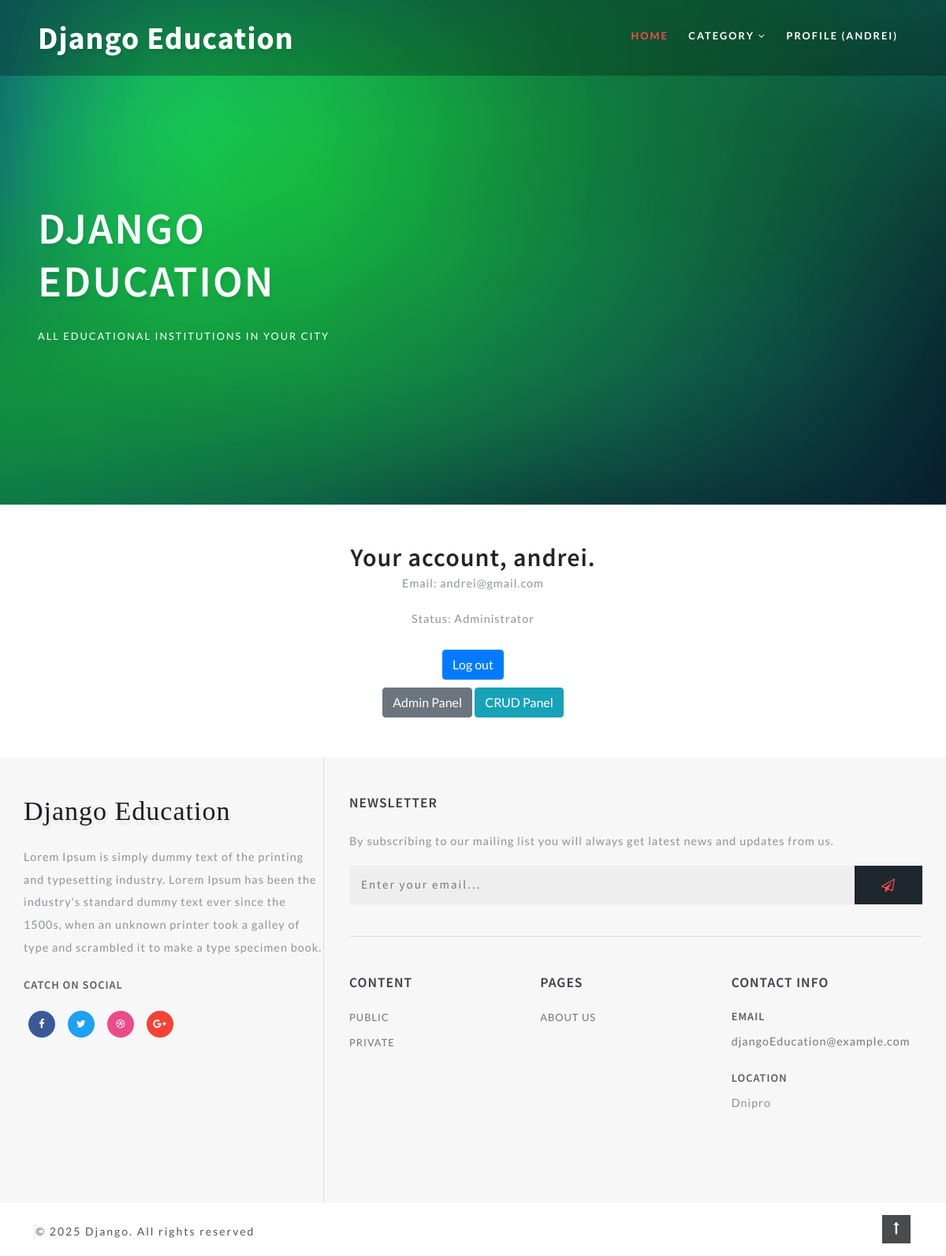
Page /accounts/profile/ (signed in) on the committed database.
### institutions/models.py (models this page shows, shortened)
class CustomUser(AbstractUser):
    email = models.EmailField(unique=True)

class Category(models.Model):
    name = models.CharField("Category", max_length=150)
    description = models.TextField("Description")
    url = models.SlugField(max_length=160, unique=True)
    class Meta:
        verbose_name = "Category"
        verbose_name_plural = "Category"

### institutions/views.py (the view)
# urls.py: path("profile/", views.profile_view, name="profile"),
@login_required
def profile_view(request):
    return render(request, "education/profile.html", {
        "username": request.user.username,
        "email": request.user.email,
        "is_admin": request.user.is_staff,
    })

### institutions/templatetags/institution_tags.py (called while the page is built)
@register.simple_tag()
def get_categories():
    return Category.objects.all()

### templates/education/profile.html (shortened to what this page needs)
{% extends "education/base.html" %}
{% block content %}
<div class="container text-center mt-5" style="margin-bottom: 50px;">
    <h2>Your account, {{ username }}.</h2>
    <p>Email: {{ email }}</p>
    <p>
        Status:
        {% if is_admin %}
            Administrator
        {% else %}
            Regular User
        {% endif %}
    </p>
    <div class="mt-4">
        <form method="post" action="{% url 'logout' %}">
            <button type="submit" class="btn btn-primary" style="margin-bottom: 10px;">Log out</button>
        </form>
       {% if is_admin %}
            <a href="{% url 'admin_panel' %}" class="btn btn-secondary">Admin Panel</a>
        {% endif %}
        <a href="/crud-panel/" class="btn btn-info">CRUD Panel</a>
    </div>
</div>
{% endblock content %}

### templates/include/header.html (shortened to what this page needs)
{% load institution_tags %}
            <header class="header">
                <div class="container-fluid px-lg-5">
                    <nav class="py-4">
                        <div id="logo">
                            <h1> <a href="/" class="editContent" style="outline: none; outline-offset: -2px; cursor: inherit; color: rgb(255, 255, 255); font-size: 40px; background-color: rgba(0, 0, 0, 0); font-family: 'Source Sans Pro', sans-serif;">Django Education</a></h1>
                        </div>
                        <ul class="menu mt-2">
                            <li class="active"><a href="/">Home</a></li>
                            <li>
                                <a href="#">Category <span class="fa fa-angle-down" aria-hidden="true"></span></a>
                            </li>
                            {% if user.is_authenticated %}
                                <li><a href="{% url 'profile' %}">Profile ({{ user.username }})</a></li>
                            {% else %}
                                <li><a href="{% url 'login' %}">Login</a></li>
                                <li><a href="{% url 'register' %}">Register</a></li>
                            {% endif %}
                        </ul>
                    </nav>
                </div>
            </header>
            <div class="banner-info">
                <h3 class="mb-4 editContent">Django Education</h3>
                <p class="editContent" >All Educational Institutions in your city</p>
            </div>

### templates/include/footer.html
 {% load institution_tags %}
        <footer class="editContent">
            <div class="container">
                <div class="row footer-top">
                    <div class="col-lg-4 footer-grid_section_w3layouts">
                        <h2 class="logo-2 mb-lg-4 mb-3">
                            <a href="index.html" class="editContent">
                                <span class="fa" aria-hidden="true" >
                                    Django Education
                                </span>
                            </a>
                        </h2>
                        <p class="editContent" >
                            Lorem Ipsum is simply dummy text of the printing and typesetting industry.
                            Lorem Ipsum has been the industry's standard dummy text ever since the 1500s,
                            when an unknown printer took a galley of type and scrambled it to make a type specimen book.
                        </p>
                        <h4 class="sub-con-fo ad-info my-4 editContent" >Catch on Social</h4>
                        <ul class="w3layouts_social_list media-soc list-unstyled">
                            <li>
                                <a href="#" class="w3pvt_facebook editContent" >
                                    <span class="fa fa-facebook-f" ></span>
                                </a>
                            </li>
                            <li>
                                <a href="#" class="w3pvt_twitter editContent" >
                                    <span class="fa fa-twitter" ></span>
                                </a>
                            </li>
                            <li>
                                <a href="#" class="w3pvt_dribble editContent" >
                                    <span class="fa fa-dribbble" ></span>
                                </a>
                            </li>
                            <li>
                                <a href="#" class="w3pvt_google editContent" >
                                    <span class="fa fa-google-plus" ></span>
                                </a>
                            </li>
                        </ul>
                    </div>
                    <div class="col-lg-8 footer-right">
                        <div class="w3layouts-news-letter">
                            <h3 class="footer-title text-uppercase editContent mb-lg-4 mb-3" >Newsletter</h3>
                            <p class="editContent" >By subscribing to our mailing list you will always get latest news and updates from us.</p>
                            <form action="#" method="post" class="w3layouts-newsletter">
                                <input type="email" name="Email" class="editContent" placeholder="Enter your email..." required="" >
                                <button class="btn1 btn" ><span class="fa fa-paper-plane-o" aria-hidden="true" ></span></button>
                            </form>
                        </div>
                        <div class="row mt-lg-4 bottom-w3layouts-sec-nav mx-0">
                            <div class="col-md-4 footer-grid_section_w3layouts">
                                <h3 class="footer-title text-uppercase editContent mb-lg-4 mb-3" >Content</h3>
                                <ul class="list-unstyled w3layouts-icons">
                                   {% get_categories as categories %}
                                    {% for category in categories %}
                                        <li><a href="/">{{ category.name }}</a></li>
                                    {% endfor %}
                                </ul>
                            </div>
                            <div class="col-md-4 footer-grid_section_w3layouts">
                                <div class="agileinfo_social_icons">
                                    <h3 class="footer-title text-uppercase editContent mb-lg-4 mb-3" >Pages</h3>
                                    <ul class="list-unstyled w3layouts-icons">
                                        <li>
                                            <a href="#" class="editContent" >About Us</a>
                                        </li>
                                    </ul>
                                </div>
                            </div>
                            <div class="col-md-4 footer-grid_section_w3layouts my-md-0 my-5">
                                <h3 class="footer-title text-uppercase text-wh mb-lg-4 mb-3 editContent" >Contact Info</h3>
                                <div class="contact-info">
                                    <div class="footer-address-inf my-4">
                                        <h4 class="ad-info mb-2 editContent" >Email </h4>
                                        <p class="editContent" ><a href="mailto:info@example.com">djangoEducation@example.com</a></p>
                                    </div>
                                    <div class="footer-address-inf">
                                        <h4 class="ad-info mb-2 editContent" >Location</h4>
                                        <p class="editContent" >Dnipro</p>
                                    </div>
                                </div>
                            </div>
                        </div>
                    </div>
                </div>
            </div>
        </footer>
        <div class="cpy-right py-3">
            <div class="container">
                <div class="row">
                    <p class="col-md-10 text-left">© 2025 Django. All rights reserved
                    </p>
                    <a href="#home" class="move-top text-right col-md-2"><span class="fa fa-long-arrow-up" aria-hidden="true" ></span></a>
                </div>
            </div>
        </div>

### static/css/style.css (style rules this page uses)
html, body { margin: 0; font-size: 100%; background: #fff; font-family: 'Lato', sans-serif; scroll-behavior: smooth; }
body a { text-decoration: none; transition: 0.5s all; -webkit-transition: 0.5s all; -moz-transition: 0.5s all; -o-transition: 0.5s all; -ms-transition: 0.5s all; }
input[type="button"], input[type="submit"], input[type="text"], input[type="email"], input[type="search"] { transition: 0.5s all; -webkit-transition: 0.5s all; -moz-transition: 0.5s all; -o-transition: 0.5s all; -ms-transition: 0.5s all; font-family: 'Source Sans Pro', sans-serif; }
h1, h2, h3, h4, h5, h6 { margin: 0; letter-spacing: 1px; font-weight: 600; font-family: 'Source Sans Pro', sans-serif; }
p { font-size: 0.9em; color: #8c9398; line-height: 2em; letter-spacing: 1px; }
ul { margin: 0; padding: 0; }
header { position: absolute; z-index: 9; width: 100%; background-color: #00000045; }
nav { margin: 0; padding: 0; }
#logo a { float: left; display: initial; margin: 0; letter-spacing: 1px; color: #fff; font-size: 1em; font-weight: 700; text-shadow: 2px 5px 3px rgba(0, 0, 0, 0.06); font-family: 'Source Sans Pro', sans-serif; }
nav:after { content: ""; display: table; clear: both; }
nav ul { float: right; padding: 0; margin: 0; list-style: none; position: relative; }
nav ul li { display: inline-block; float: left; }
.menu li a { font-weight: 700; font-size: 0.8em; letter-spacing: 2px; padding-left: 0; padding-right: 0; padding: 10px 0; margin: 0px 1em; color: #fff; text-transform: uppercase; -webkit-transition: 0.5s all ease; -moz-transition: 0.5s all ease; -o-transition: 0.5s all ease; -ms-transition: 0.5s all ease; }
.menu li.active a { color: #ff4c4c !important; }
li > a:only-child:after { content: ''; }
.banner-info { padding: 16em 0 0em 3em; width: 32%; }
.banner-info h3 { font-size: 3.5em; letter-spacing: 2px; color: #fff; text-transform: uppercase; text-shadow: 2px 5px 3px rgba(0, 0, 0, 0.06); }
.banner-info p { color: #fff; font-size: 0.8em; letter-spacing: 2px; font-weight: 400; text-transform: uppercase; margin: 0; text-shadow: 2px 5px 3px rgba(0, 0, 0, 0.06); }
footer { background: #f7f7f7; }
h3.footer-title { font-size: 1.1em; font-weight: 600; letter-spacing: 1px; color: #3d3f44; }
footer p { font-size: 0.9em; }
form.w3layouts-newsletter { display: flex; margin-bottom: 2.5em; }
.bottom-w3layouts-sec-nav { border-top: 1px solid #ddd; }
.w3layouts-newsletter input[type="email"] { padding: 0.6em 1em; font-size: 15px; color: #000; outline: none; letter-spacing: 2px; border: none; border: none; flex-basis: 100%; background: #efeeee; }
.w3layouts-newsletter button.btn1 { color: #ff4c4c; font-size: 17px; letter-spacing: 1px; padding: 14px 0; border: transparent; text-transform: uppercase; -webkit-transition: 0.5s all; -moz-transition: 0.5s all; transition: 0.5s all; background: #1e272e; font-weight: 600; cursor: pointer; border-radius: 0; padding: 0.7em 2em; }
h2.logo-2 a { font-weight: 700; font-size: 34px; color: #1c1d21; text-shadow: 2px 5px 3px rgba(0, 0, 0, 0.06); letter-spacing: 1px; }
.w3layouts_social_list li { display: inline-block; }
.w3layouts_social_list li a { width: 34px; height: 34px; text-align: center; display: inline-block; font-size: 13px; border-radius: 50%; margin: 0 0.5em; }
.w3layouts_social_list li a span { color: #fff; line-height: 34px; }
a.w3pvt_facebook { background: #3b5998; }
a.w3pvt_twitter { background: #1da1f2; }
a.w3pvt_dribble { background: #ea4c89; }
a.w3pvt_google { background: #F44336; }
.contact-info h4, h4.sub-con-fo { font-size: 0.9em; letter-spacing: 1px; color: #5e5e61; font-weight: 600; text-transform: uppercase; }
.footer-grid_section_w3layouts li a { color: #727377; font-size: 0.8em; letter-spacing: 1px; display: block; margin: 1em 0; }
ul.w3layouts_social_list.media-soc li a { display: inline-block; margin: 0em 0.5em; }
ul.w3layouts-icons li a { text-transform: uppercase; }
.footer-right { border-left: 1px solid #ddd; padding: 3em 0em 3em 2em; }
.footer-grid_section_w3layouts { padding: 3em 0; }
.contact-info a { color: #777; }
.cpy-right { display: flex; }
.cpy-right p { letter-spacing: 2px; font-size: 14px; margin-bottom: 0; margin-top: 0.5em; color: #555; }
a.move-top span { color: #fff; width: 36px; height: 36px; text-align: center; border: none; line-height: 2em; background: #4a4b4c; }
@media (max-width:1366px) { .banner-info { padding: 16em 0 0em 3em; width: 38%; } }

### rows in the picture
CustomUser: username "ANDREI", username "andrei", email "andrei@gmail.com"
Category: name "PUBLIC"
Category: name "PRIVATE"
